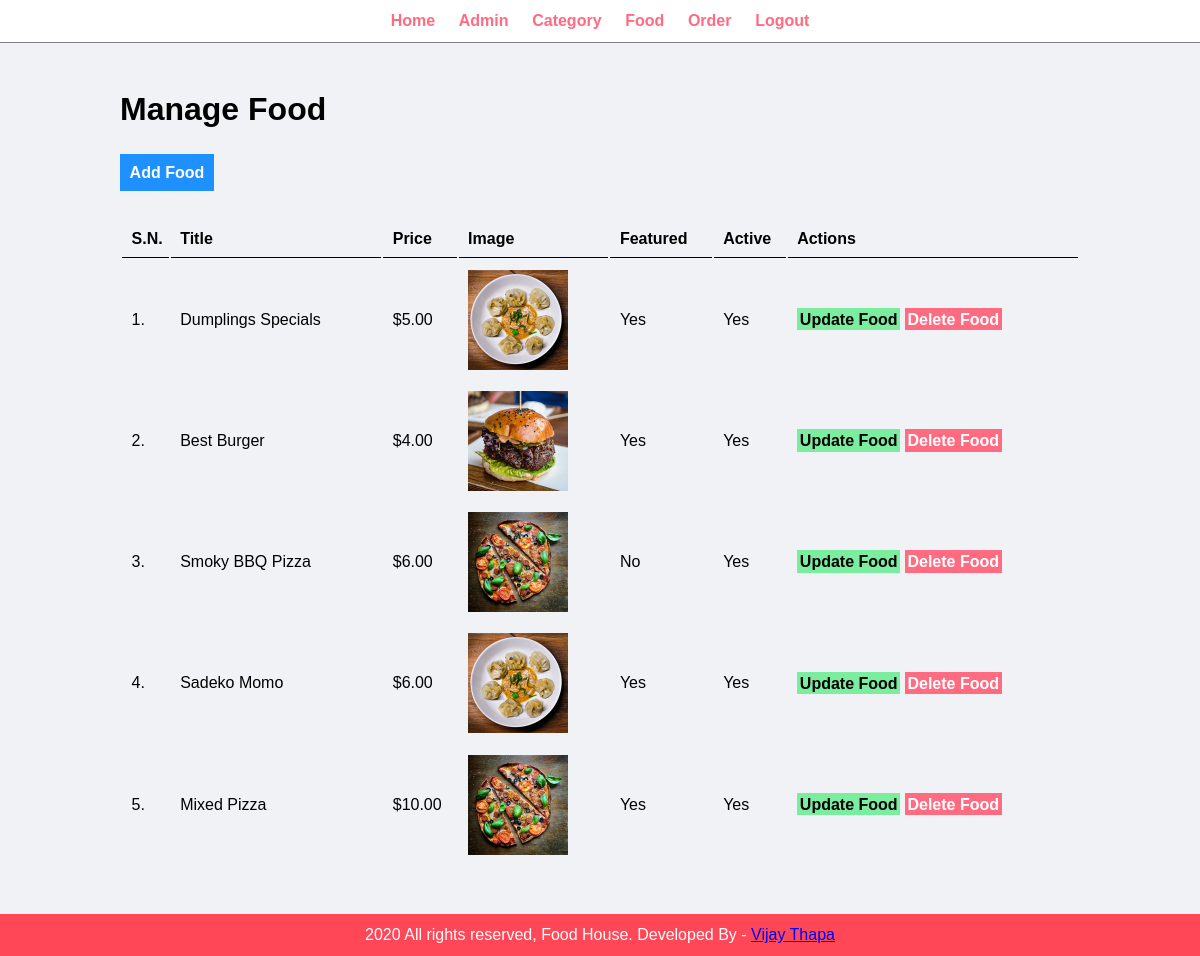
/admin/manage-food.php (signed in), run on the app's committed database.
### tables this page shows
CREATE TABLE `tbl_food` (
  `id` int(10) UNSIGNED NOT NULL,
  `title` varchar(100) NOT NULL,
  `description` text NOT NULL,
  `price` decimal(10,2) NOT NULL,
  `image_name` varchar(255) NOT NULL,
  `category_id` int(10) UNSIGNED NOT NULL,
  `featured` varchar(10) NOT NULL,
  `active` varchar(10) NOT NULL
);

### admin/manage-food.php (the view, shortened to what this page needs)
<?php include('partials/menu.php'); ?>
<div class="main-content">
    <div class="wrapper">
        <h1>Manage Food</h1>
        <br /><br />
                <a href="<?php echo SITEURL; ?>admin/add-food.php" class="btn-primary">Add Food</a>
                <br /><br /><br />
                <table class="tbl-full">
                    <tr>
                        <th>S.N.</th>
                        <th>Title</th>
                        <th>Price</th>
                        <th>Image</th>
                        <th>Featured</th>
                        <th>Active</th>
                        <th>Actions</th>
                    </tr>
                    <?php
                        $sql = "SELECT * FROM tbl_food";
                        $res = mysqli_query($conn, $sql);
                        $count = mysqli_num_rows($res);
                        $sn=1;
                        if($count>0)
                        {
                            while($row=mysqli_fetch_assoc($res))
                            {
                                $id = $row['id'];
                                $title = $row['title'];
                                $price = $row['price'];
                                $image_name = $row['image_name'];
                                $featured = $row['featured'];
                                $active = $row['active'];
                                ?>
                                <tr>
                                    <td><?php echo $sn++; ?>. </td>
                                    <td><?php echo $title; ?></td>
                                    <td>$<?php echo $price; ?></td>
                                    <td>
                                        <?php
                                            if($image_name=="")
                                            {
                                                echo "<div class='error'>Image not Added.</div>";
                                            }
                                            else
                                            {
                                                ?>
                                                <img src="<?php echo SITEURL; ?>images/food/<?php echo $image_name; ?>" width="100px">
                                                <?php
                                            }
                                        ?>
                                    </td>
                                    <td><?php echo $featured; ?></td>
                                    <td><?php echo $active; ?></td>
                                    <td>
                                        <a href="<?php echo SITEURL; ?>admin/update-food.php?id=<?php echo $id; ?>" class="btn-secondary">Update Food</a>
                                        <a href="<?php echo SITEURL; ?>admin/delete-food.php?id=<?php echo $id; ?>&image_name=<?php echo $image_name; ?>" class="btn-danger">Delete Food</a>
                                    </td>
                                </tr>
                                <?php
                            }
                        }
                        else
                        {
                            echo "<tr> <td colspan='7' class='error'> Food not Added Yet. </td> </tr>";
                        }
                    ?>
                </table>
    </div>
</div>
<?php include('partials/footer.php'); ?>

### admin/partials/menu.php (shortened to what this page needs)
<html>
    <head>
        <link rel="stylesheet" href="../css/admin.css">
    </head>
    <body>
        <div class="menu text-center">
            <div class="wrapper">
                <ul>
                    <li><a href="index.php">Home</a></li>
                    <li><a href="manage-admin.php">Admin</a></li>
                    <li><a href="manage-category.php">Category</a></li>
                    <li><a href="manage-food.php">Food</a></li>
                    <li><a href="manage-order.php">Order</a></li>
                    <li><a href="logout.php">Logout</a></li>
                </ul>
            </div>
        </div>

### admin/partials/footer.php
<div class="footer">
            <div class="wrapper">
                <p class="text-center">2020 All rights reserved, Food House. Developed By - <a href="#"> Vijay Thapa</a></p>
            </div>
        </div>
    </body>
</html>

### css/admin.css (style rules this page uses)
* { margin: 0; padding: 0; font-family: Arial, Helvetica, sans-serif; }
.wrapper { padding: 1%; width: 80%; margin: 0 auto; }
.text-center { text-align: center; }
.tbl-full { width: 100%; }
table tr th { border-bottom: 1px solid black; padding: 1%; text-align: left; }
table tr td { padding: 1%; }
.btn-primary { background-color: #1e90ff; padding: 1%; color: white; text-decoration: none; font-weight: bold; }
.btn-secondary { background-color: #7bed9f; padding: 1%; color: black; text-decoration: none; font-weight: bold; }
.btn-danger { background-color: #ff6b81; padding: 1%; color: white; text-decoration: none; font-weight: bold; }
.menu { border-bottom: 1px solid grey; }
.menu ul { list-style-type: none; }
.menu ul li { display: inline; padding: 1%; }
.menu ul li a { text-decoration: none; font-weight: bold; color: #ff6b81; }
.main-content { background-color: #f1f2f6; padding: 3% 0; }
.footer { background-color: #ff4757; color: white; }

### data on the page
tbl_food: title "Dumplings Specials", price "5.00", image_name (picture), featured "Yes", active "Yes"
tbl_food: title "Best Burger", price "4.00", image_name (picture), featured "Yes", active "Yes"
tbl_food: title "Smoky BBQ Pizza", price "6.00", image_name (picture), featured "No", active "Yes"
tbl_food: title "Sadeko Momo", price "6.00", image_name (picture), featured "Yes", active "Yes"
tbl_food: title "Mixed Pizza", price "10.00", image_name (picture), featured "Yes", active "Yes"
